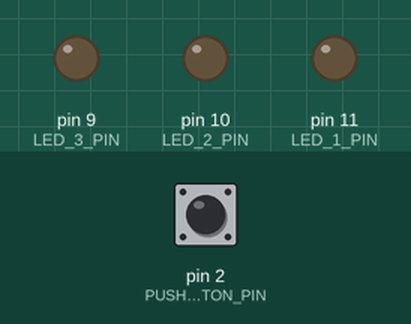
A sketch run on a simulated Arduino Uno, built with avr-gcc and run on an emulated ATmega328P. Parts: output pins drawn as LEDs (lit = HIGH). The inputs (shaded band) are chosen by the test bench; at power-on: pin 2 (PUSHBUTTON_PIN) LOW.

Above: at 1.2 s.
1.3 s: pin 2 (PUSHBUTTON_PIN) pulled HIGH for 1 s
At 2.8 s:
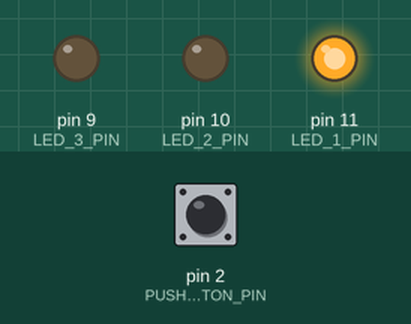
4.3 s: pin 2 (PUSHBUTTON_PIN) pulled HIGH for 0.15 s
At 5.6 s:
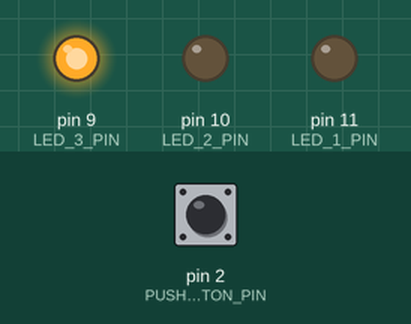
5.9 s: pin 2 (PUSHBUTTON_PIN) pulled HIGH for 3.2 s
At 10.4 s:
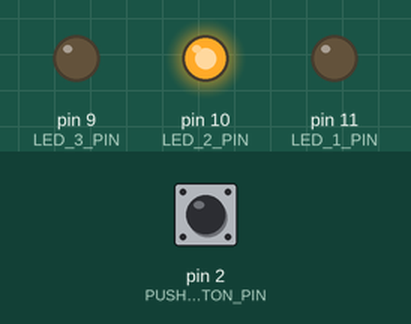
Timing chart, 0 to 11.9 s (numbered marks = the images above; inputs shaded):
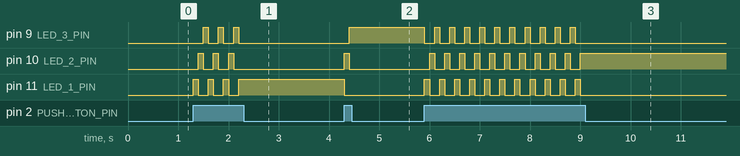

Measured:
- after the input at 1.3 s, pin 9 (LED_3_PIN): alternates HIGH for 0.10 s and LOW for 0.20 s, 6 changes in all, then stays LOW, starting after 0.20 s; pin 10 (LED_2_PIN): alternates HIGH for 0.10 s and LOW for 0.20 s, 6 changes in all, then stays LOW, starting after 0.10 s
- after the input at 4.3 s, pin 9 (LED_3_PIN): LOW → HIGH after 0.10 s; pin 10 (LED_2_PIN): LOW → HIGH at once, → LOW 0.10 s later; pin 11 (LED_1_PIN): HIGH → LOW at once
- after the input at 5.9 s, pin 9 (LED_3_PIN): alternates HIGH for 0.10 s and LOW for 0.20 s, 21 changes in all, then stays LOW, starting at once; pin 10 (LED_2_PIN): alternates HIGH for 0.10 s and LOW for 0.20 s, 21 changes in all, then stays HIGH, starting after 0.10 s

The sketch:

Script.ino
```cpp
// This program controls three LEDs connected to digital pins 9, 10, and 11,
// and a pushbutton connected to digital pin 2.
// When the pushbutton is pressed, the LEDs light up in a specific sequence.

#define LED_1_PIN 11        // Define digital pin 11 for LED 1
#define LED_2_PIN 10        // Define digital pin 10 for LED 2
#define LED_3_PIN 9         // Define digital pin 9 for LED 3
#define PUSHBUTTON_PIN 2    // Define digital pin 2 for the pushbutton

void setup()
{
  pinMode(LED_1_PIN, OUTPUT);      // Set LED 1 pin as an output
  pinMode(LED_2_PIN, OUTPUT);      // Set LED 2 pin as an output
  pinMode(LED_3_PIN, OUTPUT);      // Set LED 3 pin as an output
  pinMode(PUSHBUTTON_PIN, INPUT);  // Set pushbutton pin as an input
}

void loop()
{
  // Loop to control the sequence of LEDs based on button presses
  for(int i = 1; i <= 3; i = i){
    // Check if the pushbutton is pressed and the sequence is at step 1
    if(digitalRead(PUSHBUTTON_PIN) == HIGH && i == 1){
      digitalWrite(LED_3_PIN, LOW);    // Turn off LED 3
      digitalWrite(LED_1_PIN, HIGH);   // Turn on LED 1
      delay(100);                      // Wait for 100 milliseconds
      i++;                             // Move to the next step in the sequence
    }
    // Check if the pushbutton is pressed and the sequence is at step 2
    else if(digitalRead(PUSHBUTTON_PIN) == HIGH && i == 2){
      digitalWrite(LED_2_PIN, HIGH);   // Turn on LED 2
      digitalWrite(LED_1_PIN, LOW);    // Turn off LED 1
      delay(100);                      // Wait for 100 milliseconds
      i++;                             // Move to the next step in the sequence
    }
    // Check if the pushbutton is pressed and the sequence is at step 3
    else if(digitalRead(PUSHBUTTON_PIN) == HIGH && i == 3){
      digitalWrite(LED_3_PIN, HIGH);   // Turn on LED 3
      digitalWrite(LED_2_PIN, LOW);    // Turn off LED 2
      delay(100);                      // Wait for 100 milliseconds
      i++;                             // Increment i to exit the loop
    }
  }
}
```
